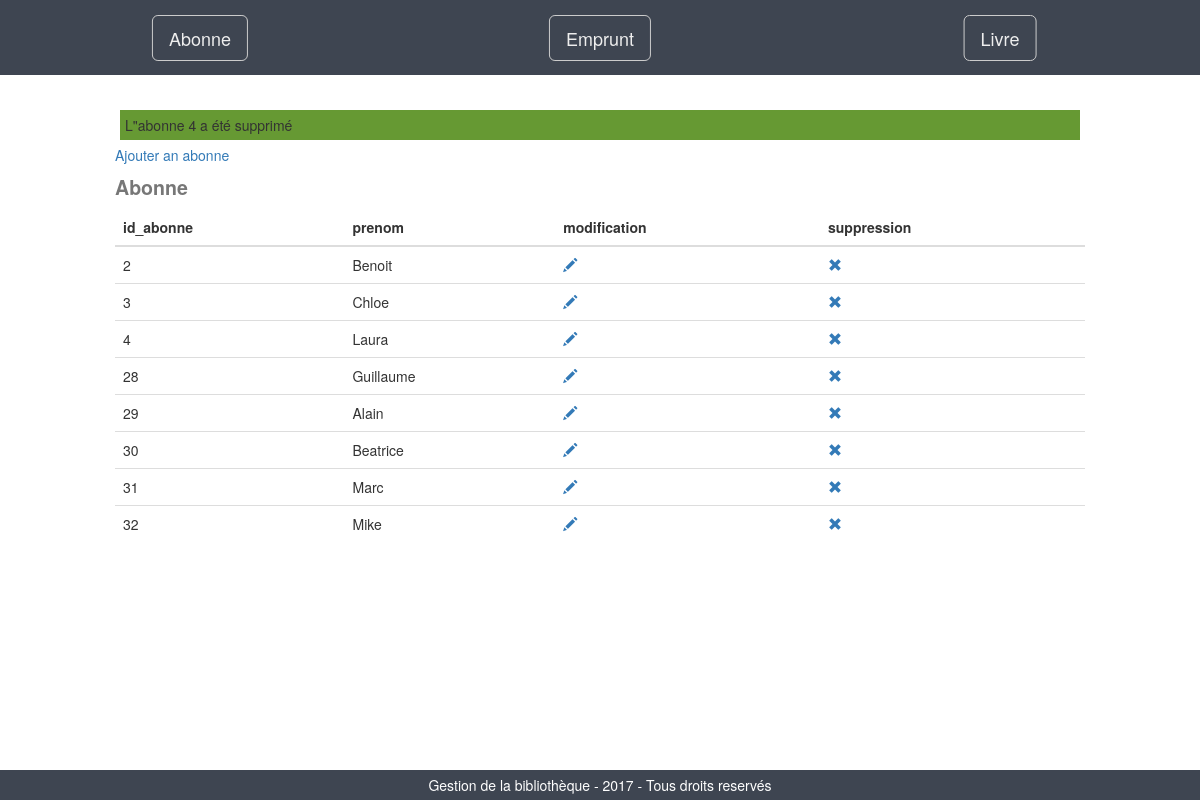
The page /?action=suppression_abonne&id_abonne=4 on the database its author committed.
### tables this page shows
CREATE TABLE `abonne` (
  `id_abonne` int(3) NOT NULL AUTO_INCREMENT,
  `prenom` varchar(25) NOT NULL,
  PRIMARY KEY (`id_abonne`)
);

### inc/abonnee.inc.php (the view, shortened to what this page needs)
<?php
if (isset($_GET['action']) && $_GET['action']==='suppression_abonne') {
	$message.="<div class=\"success\">L\"abonne $_GET[id_abonne] a été supprimé</div>";
}
if (isset($_GET['table']) && $_GET['table'] === 'abonne') {
$abonne=$pdo->prepare("SELECT * FROM abonne");
$abonne->execute();
$content.=$message;
$content.= "<table class=\"table table-hover\">";
$content.= "<caption>Abonne</caption>";
$content.= "<a class=\"table-heading\" href=\"?action=ajout_abonne\">Ajouter an abonne</a>";
$content.= '<thead>';
$content.= "<tr>";
for ($i=0; $i<$abonne->columnCount(); $i++) {
	$column=$abonne->getColumnMeta($i);
	$content.= "<th>$column[name]</th>";
}
$content.= "<th>modification</th>";
$content.= "<th>suppression</th>";
$content.= "</tr>";
$content.= '</thead>';
$content.= '<tbody>';
while ($array_abonne=$abonne->fetch(PDO::FETCH_ASSOC)) {
	$content.= "<tr>";
	foreach ($array_abonne as $key => $value) {
	$content.= "<td>$value</td>";
	}
$content.= '<td><a href="?action=modification_abonne&id_abonne='.$array_abonne['id_abonne'].'"><span class="glyphicon glyphicon-pencil"></span></a></td>';
$content.= '<td><a href="?action=suppression_abonne&id_abonne='.$array_abonne['id_abonne'].'"><span class="glyphicon glyphicon-remove"></span></a></td>';
$content.= "</tr>";
}
$content.= '</tbody>';
$content.= "</table>";
}
?>

### css/style.css (style rules this page uses)
html { position:relative; min-height: 100%; }
.success { background: #669933; padding: 5px; margin: 5px; }
.table-heading { display: inline; text-align: center; }
caption { font-size: 1.4em; font-weight: bolder; }

### rows shown on the page
abonne: id_abonne "2", prenom "Benoit"
abonne: id_abonne "3", prenom "Chloe"
abonne: id_abonne "4", prenom "Laura"
abonne: id_abonne "28", prenom "Guillaume"
abonne: id_abonne "29", prenom "Alain"
abonne: id_abonne "30", prenom "Beatrice"
abonne: id_abonne "31", prenom "Marc"
abonne: id_abonne "32", prenom "Mike"

### other values the page prints
$_GET[id_abonne] "4"
$column[name] "id_abonne"
$column[name] "prenom"
